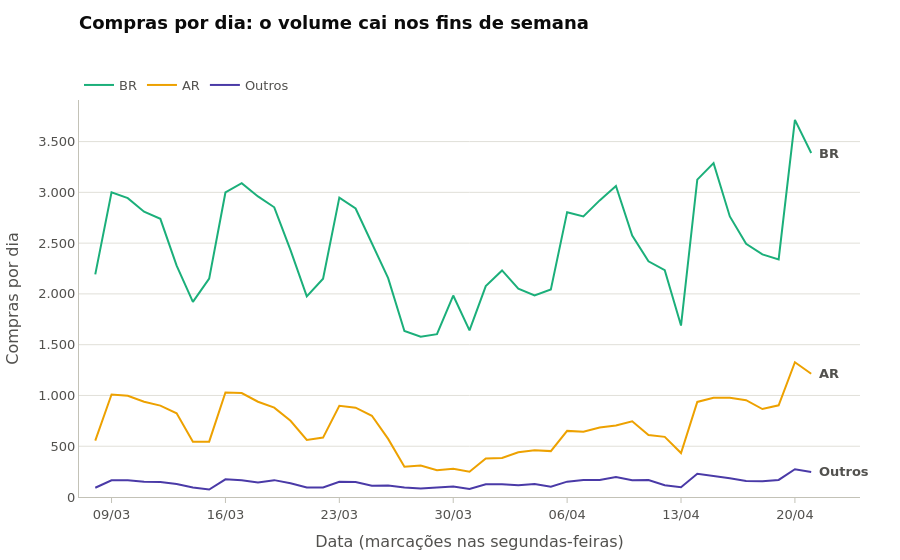

The notebook cell this image was saved under:
### Markdown cell above
### plotly

Aqui o plotly brilha: **hover unificado** (passe o mouse e veja os três países no mesmo dia) e **zoom** arrastando o mouse.

| Personalização | Código | Efeito |
|---|---|---|
| Hover unificado | `hovermode="x unified"` | Uma caixa com todas as séries para o dia sob o mouse |
| Formato do hover | `hovertemplate="%{y:,.0f} compras"` | Número com separador de milhar |
| Ticks semanais | `dtick=7 * 24 * 60 * 60 * 1000`, `tick0="2020-03-09"` | Um tick a cada 7 dias (em milissegundos), começando numa segunda |
| Formato de data | `tickformat="%d/%m"` | `09/03` |
| Rótulo no fim | `fig.add_annotation(x=..., y=..., xanchor="left", xshift=6)` | Equivalente ao `annotate` do matplotlib |
| Barra de navegação | `fig.update_xaxes(rangeslider_visible=True)` | (opcional) mini-gráfico para escolher o período |

### Code cell
fig = px.line(
    compras_dia, x="dia", y="compras", color="pais_agrupado",
    color_discrete_map=CORES_PAIS,
    category_orders={"pais_agrupado": ORDEM_PAIS},
    labels={"dia": "Data (marcações nas segundas-feiras)", "compras": "Compras por dia", "pais_agrupado": ""},
    title=TITULO_LINHA,
)

fig.update_traces(line_width=2, hovertemplate="%{y:,.0f} compras")

for pais in ORDEM_PAIS:
    ultimo = compras_dia[compras_dia["pais_agrupado"] == pais].iloc[-1]
    fig.add_annotation(x=ultimo["dia"], y=ultimo["compras"], text=f"<b>{pais}</b>", showarrow=False,
                       xanchor="left", xshift=6, font_color=TINTA_SECUNDARIA)

fig.update_xaxes(dtick=7 * 24 * 60 * 60 * 1000, tick0="2020-03-09", tickformat="%d/%m",
                 range=[compras_dia["dia"].min() - pd.Timedelta(days=1), ULTIMO_DIA + pd.Timedelta(days=3)])
fig.update_yaxes(rangemode="tozero", tickformat=",.0f")
fig.update_layout(hovermode="x unified",
                  legend=dict(orientation="h", x=0, xanchor="left", y=1, yanchor="bottom"))

fig.show()
